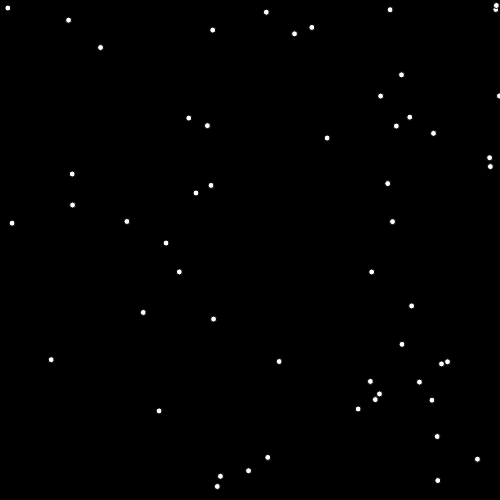
Frame 1 (no input)
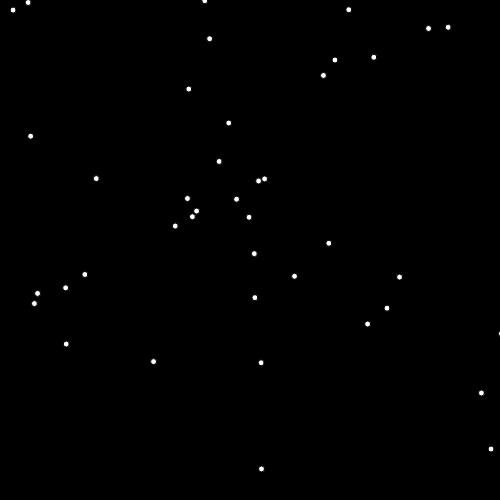
Frame 60 (no input)
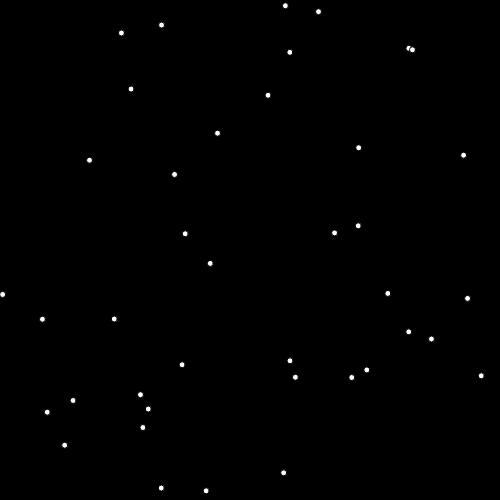
Frame 120 (the mouse pressed at the canvas centre since frame 60)

The p5.js sketch that drew these frames (run headless with seeded random() and noise() and a simulated clock; from frame 60 on, the mouse is pressed at the canvas centre):

// p5.js sketch
// ── sketch.js
var dots = [];

function setup() {
  
  createCanvas (500,500);
  //translate(-250, -250);
  for (var i = 0; i < 200; i++) {
    dots[i] = new dot();
  }
  
}

function draw() {
  background(0);
  for (var j = 0; j < dots.length ; j++){
    dots[j].move();
    dots[j].draw();
    
  }
  
}
// ── Dots.js
function dot() {
  this.x = random(-width/2,width+width/2);
  this.y = random(-height/2,height+height/2);
  this.xspeed=0;
  this.yspeed=0;
  this.xgravity;
  this.ygravity;
  
  this.draw = function(){
    ellipse(this.x, this.y, 6, 6);
  }
  
  this.move = function(){
    this.xgravity = map(mouseX, 0, width, -0.1, 0.1);
    this.ygravity = map(mouseY, 0, height, -0.1, 0.1);
    this.xspeed = this.xspeed + this.xgravity;
    this.yspeed = this.yspeed + this.ygravity;
    this.x = this.x + this.xspeed;
    this.y = this.y + this.yspeed;
    if (dist(this.x,this.y,width/2,height/2)>=height){
      this.x = -(this.x-500);
      this.y = -(this.y-500);
    }
  }
  
  
}
